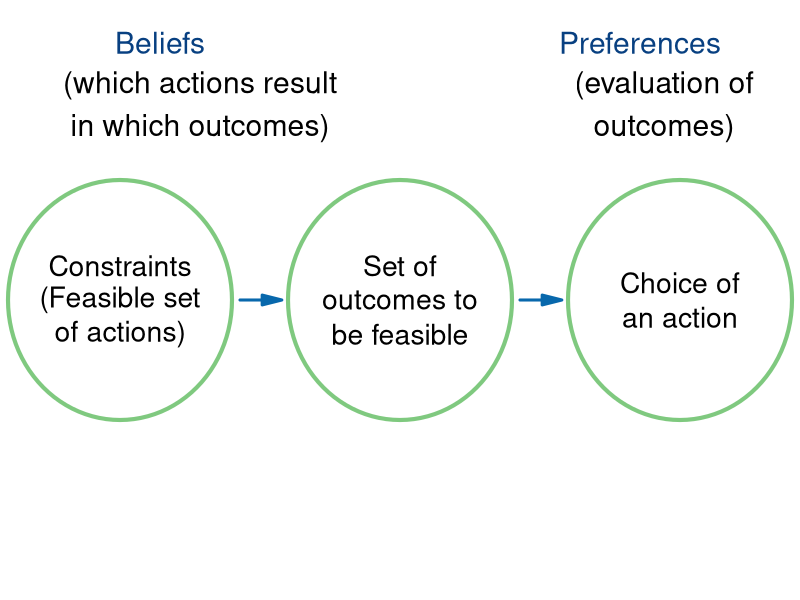

Source code (R):
require(shape)
library(plotrix)
pdf(file = "people/preferences_beliefs_constraints_v2.pdf", width = 9, height = 7)

#Set parameters for graphics
axislabelsize <- 1.5
labelsize <- 1.8
actionlabelsize <- 1.7
graphlinewidth <- 3
segmentlinewidth <- 2
fadelevel <- 0.3
elwidth = 4

COL <- c("#7fc97f", "#beaed4", "#fdc086", "#ffff99", "#386cb0", "#f0027f", "#bf5b17", "#666666")
COLA <- c("#99d8c9","#66c2a4","#41ae76", "#238b45", "#005824")
COLB <- c("#4eb3d3", "#2b8cbe", "#0868ac","#084081")

par(mar =  c(0, 0, 0, 0))

xlims <- c(0, 10)
ylims <- c(1.5, 8.5)

npts <- 501 
x <- seq(xlims[1], xlims[2], length.out = npts)
y <- seq(ylims[1], ylims[2], length.out = npts) 

plot(0, 0, xlim = xlims, ylim = ylims, type = "n",
     xlab = expression(paste("")),
     ylab = expression(paste("")), 
     xaxt = "n", 
     yaxt = "n", 
     cex.lab = axislabelsize, 
     bty = "n",
     xaxs="i", 
     yaxs="i")

ticksy <- seq(from = 0, to = ylims[2], by = 2)
ylabels <- seq(from = 0, to = ylims[2], by = 2)
ticksx <- seq(from = 0, to = xlims[2], by = 2)
xlabels <- seq(from = 0, to = xlims[2], by = 2)


draw.ellipse(1.5, 5, a = 1.4, b = 1.4, border = COL[1], angle=c(0), lty=1, lwd = elwidth)
text(1.5, 5.4, expression(paste("Constraints")), cex = actionlabelsize)
text(1.5, 5, expression(paste("(Feasible set")), cex = actionlabelsize)
text(1.5, 4.6, expression(paste("of actions)")), cex = actionlabelsize)
text(2, 8, expression(paste("Beliefs")), cex = labelsize, col = COLB[4])
text(2.5, 7.5, expression(paste("(which actions result")), cex = labelsize)
text(2.5, 7, expression(paste("in which outcomes)")), cex = labelsize)
#text(3.4, 7.5, expression(paste("Beliefs")), cex = labelsize, col = COLB[4])
#text(5, 7.5, expression(paste(phantom()==phantom(), "Feasible set")), cex = labelsize)

Arrows(3, 5, 3.4, 5, col = COLB[3], lty = 1, lwd = 3, arr.type = "triangle")

draw.ellipse(5, 5, a = 1.4, b = 1.4, border = COL[1], angle=c(0), lty=1, lwd = elwidth)
text(5, 5.4, expression(paste("Set of")), cex = actionlabelsize)
text(5, 5, expression(paste("outcomes to")), cex = actionlabelsize)
text(5, 4.6, expression(paste("be feasible")), cex = actionlabelsize)


Arrows(6.5, 5, 6.9, 5, col = COLB[3], lty = 1, lwd = 3, arr.type = "triangle")

draw.ellipse(8.5, 5, a = 1.4, b = 1.4, border = COL[1], angle=c(0), lty=1, lwd = elwidth)
text(8.5, 5.2, expression(paste("Choice of")), cex = actionlabelsize)
text(8.5, 4.8, expression(paste("an action")), cex = actionlabelsize)

#text(4.6, 2.9, expression(paste("Feasible set + ")), cex = labelsize)
text(8, 8, expression(paste("Preferences")), cex = labelsize, col = COLB[4])
#text(8.45, 2.9, expression(paste(phantom()==phantom(), "Ranking of")), cex = labelsize)
text(8.3, 7.5, expression(paste("(evaluation of")), cex = labelsize)
text(8.3, 7, expression(paste("outcomes)")), cex = labelsize)

dev.off()
